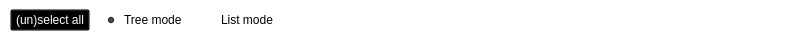
    <widget class="QFrame" name="frame">
     <property name="minimumSize">
      <size>
       <width>0</width>
       <height>40</height>
      </size>
     </property>
     <property name="palette">
      <palette>
       <active>
        <colorrole role="Button">
         <brush brushstyle="SolidPattern">
          <color alpha="0">
           <red>0</red>
           <green>0</green>
           <blue>0</blue>
          </color>
         </brush>
        </colorrole>
        <colorrole role="ButtonText">
         <brush brushstyle="SolidPattern">
          <color alpha="255">
           <red>90</red>
           <green>104</green>
           <blue>118</blue>
          </color>
         </brush>
        </colorrole>
        <colorrole role="Base">
         <brush brushstyle="SolidPattern">
          <color alpha="0">
           <red>0</red>
           <green>0</green>
           <blue>0</blue>
          </color>
         </brush>
        </colorrole>
        <colorrole role="Window">
         <brush brushstyle="SolidPattern">
          <color alpha="0">
           <red>0</red>
           <green>0</green>
           <blue>0</blue>
          </color>
         </brush>
        </colorrole>
       </active>
       <inactive>
        <colorrole role="Button">
         <brush brushstyle="SolidPattern">
          <color alpha="0">
           <red>0</red>
           <green>0</green>
           <blue>0</blue>
          </color>
         </brush>
        </colorrole>
        <colorrole role="ButtonText">
         <brush brushstyle="SolidPattern">
          <color alpha="255">
           <red>90</red>
           <green>104</green>
           <blue>118</blue>
          </color>
         </brush>
        </colorrole>
        <colorrole role="Base">
         <brush brushstyle="SolidPattern">
          <color alpha="0">
           <red>0</red>
           <green>0</green>
           <blue>0</blue>
          </color>
         </brush>
        </colorrole>
        <colorrole role="Window">
         <brush brushstyle="SolidPattern">
          <color alpha="0">
           <red>0</red>
           <green>0</green>
           <blue>0</blue>
          </color>
         </brush>
        </colorrole>
       </inactive>
       <disabled>
        <colorrole role="Button">
         <brush brushstyle="SolidPattern">
          <color alpha="0">
           <red>0</red>
           <green>0</green>
           <blue>0</blue>
          </color>
         </brush>
        </colorrole>
        <colorrole role="ButtonText">
         <brush brushstyle="SolidPattern">
          <color alpha="255">
           <red>69</red>
           <green>69</green>
           <blue>69</blue>
          </color>
         </brush>
        </colorrole>
        <colorrole role="Base">
         <brush brushstyle="SolidPattern">
          <color alpha="0">
           <red>0</red>
           <green>0</green>
           <blue>0</blue>
          </color>
         </brush>
        </colorrole>
        <colorrole role="Window">
         <brush brushstyle="SolidPattern">
          <color alpha="0">
           <red>0</red>
           <green>0</green>
           <blue>0</blue>
          </color>
         </brush>
        </colorrole>
       </disabled>
      </palette>
     </property>
     <property name="styleSheet">
      <string notr="true">background: transparent;</string>
     </property>
     <property name="frameShape">
      <enum>QFrame::StyledPanel</enum>
     </property>
     <property name="frameShadow">
      <enum>QFrame::Sunken</enum>
     </property>
     <widget class="QWidget" name="horizontalLayoutWidget">
      <property name="geometry">
       <rect>
        <x>10</x>
        <y>0</y>
        <width>781</width>
        <height>41</height>
       </rect>
      </property>
      <layout class="QHBoxLayout" name="horizontalLayoutPanel" stretch="0,0,0,0">
       <property name="spacing">
        <number>14</number>
       </property>
       <item>
        <widget class="QPushButton" name="pushButtonSelectAll">
         <property name="sizePolicy">
          <sizepolicy hsizetype="Maximum" vsizetype="Fixed">
           <horstretch>0</horstretch>
           <verstretch>0</verstretch>
          </sizepolicy>
         </property>
         <property name="palette">
          <palette>
           <active>
            <colorrole role="WindowText">
             <brush brushstyle="SolidPattern">
              <color alpha="255">
               <red>255</red>
               <green>255</green>
               <blue>255</blue>
              </color>
             </brush>
            </colorrole>
            <colorrole role="Button">
             <brush brushstyle="SolidPattern">
              <color alpha="0">
               <red>0</red>
               <green>0</green>
               <blue>0</blue>
              </color>
             </brush>
            </colorrole>
            <colorrole role="Text">
             <brush brushstyle="SolidPattern">
              <color alpha="255">
               <red>255</red>
               <green>255</green>
               <blue>255</blue>
              </color>
             </brush>
            </colorrole>
            <colorrole role="ButtonText">
             <brush brushstyle="SolidPattern">
              <color alpha="255">
               <red>255</red>
               <green>255</green>
               <blue>255</blue>
              </color>
             </brush>
            </colorrole>
            <colorrole role="Base">
             <brush brushstyle="SolidPattern">
              <color alpha="0">
               <red>0</red>
               <green>0</green>
               <blue>0</blue>
              </color>
             </brush>
            </colorrole>
            <colorrole role="Window">
             <brush brushstyle="SolidPattern">
              <color alpha="0">
               <red>0</red>
               <green>0</green>
               <blue>0</blue>
              </color>
             </brush>
            </colorrole>
           </active>
           <inactive>
            <colorrole role="WindowText">
             <brush brushstyle="SolidPattern">
              <color alpha="255">
               <red>255</red>
               <green>255</green>
               <blue>255</blue>
              </color>
             </brush>
            </colorrole>
            <colorrole role="Button">
             <brush brushstyle="SolidPattern">
              <color alpha="0">
               <red>0</red>
               <green>0</green>
               <blue>0</blue>
              </color>
             </brush>
            </colorrole>
            <colorrole role="Text">
             <brush brushstyle="SolidPattern">
              <color alpha="255">
               <red>255</red>
               <green>255</green>
               <blue>255</blue>
              </color>
             </brush>
            </colorrole>
            <colorrole role="ButtonText">
             <brush brushstyle="SolidPattern">
              <color alpha="255">
               <red>255</red>
               <green>255</green>
               <blue>255</blue>
              </color>
             </brush>
            </colorrole>
            <colorrole role="Base">
             <brush brushstyle="SolidPattern">
              <color alpha="0">
               <red>0</red>
               <green>0</green>
               <blue>0</blue>
              </color>
             </brush>
            </colorrole>
            <colorrole role="Window">
             <brush brushstyle="SolidPattern">
              <color alpha="0">
               <red>0</red>
               <green>0</green>
               <blue>0</blue>
              </color>
             </brush>
            </colorrole>
           </inactive>
           <disabled>
            <colorrole role="WindowText">
             <brush brushstyle="SolidPattern">
              <color alpha="255">
               <red>255</red>
               <green>255</green>
               <blue>255</blue>
              </color>
             </brush>
            </colorrole>
            <colorrole role="Button">
             <brush brushstyle="SolidPattern">
              <color alpha="0">
               <red>0</red>
               <green>0</green>
               <blue>0</blue>
              </color>
             </brush>
            </colorrole>
            <colorrole role="Text">
             <brush brushstyle="SolidPattern">
              <color alpha="255">
               <red>255</red>
               <green>255</green>
               <blue>255</blue>
              </color>
             </brush>
            </colorrole>
            <colorrole role="ButtonText">
             <brush brushstyle="SolidPattern">
              <color alpha="255">
               <red>255</red>
               <green>255</green>
               <blue>255</blue>
              </color>
             </brush>
            </colorrole>
            <colorrole role="Base">
             <brush brushstyle="SolidPattern">
              <color alpha="0">
               <red>0</red>
               <green>0</green>
               <blue>0</blue>
              </color>
             </brush>
            </colorrole>
            <colorrole role="Window">
             <brush brushstyle="SolidPattern">
              <color alpha="0">
               <red>0</red>
               <green>0</green>
               <blue>0</blue>
              </color>
             </brush>
            </colorrole>
           </disabled>
          </palette>
         </property>
         <property name="styleSheet">
          <string notr="true"/>
         </property>
         <property name="text">
          <string>(un)select all</string>
         </property>
        </widget>
       </item>
       <item>
        <widget class="QRadioButton" name="radioTreeMode">
         <property name="sizePolicy">
          <sizepolicy hsizetype="Maximum" vsizetype="Fixed">
           <horstretch>0</horstretch>
           <verstretch>0</verstretch>
          </sizepolicy>
         </property>
         <property name="autoFillBackground">
          <bool>false</bool>
         </property>
         <property name="styleSheet">
          <string notr="true"/>
         </property>
         <property name="text">
          <string>Tree mode</string>
         </property>
         <property name="checked">
          <bool>true</bool>
         </property>
        </widget>
       </item>
       <item>
        <widget class="QRadioButton" name="radioListMode">
         <property name="sizePolicy">
          <sizepolicy hsizetype="Maximum" vsizetype="Fixed">
           <horstretch>0</horstretch>
           <verstretch>0</verstretch>
          </sizepolicy>
         </property>
         <property name="autoFillBackground">
          <bool>false</bool>
         </property>
         <property name="styleSheet">
          <string notr="true"/>
         </property>
         <property name="text">
          <string>List mode</string>
         </property>
        </widget>
       </item>
       <item>
        <spacer name="horizontalSpacer">
         <property name="orientation">
          <enum>Qt::Horizontal</enum>
         </property>
         <property name="sizeHint" stdset="0">
          <size>
           <width>40</width>
           <height>20</height>
          </size>
         </property>
        </spacer>
       </item>
      </layout>
     </widget>
    </widget>
